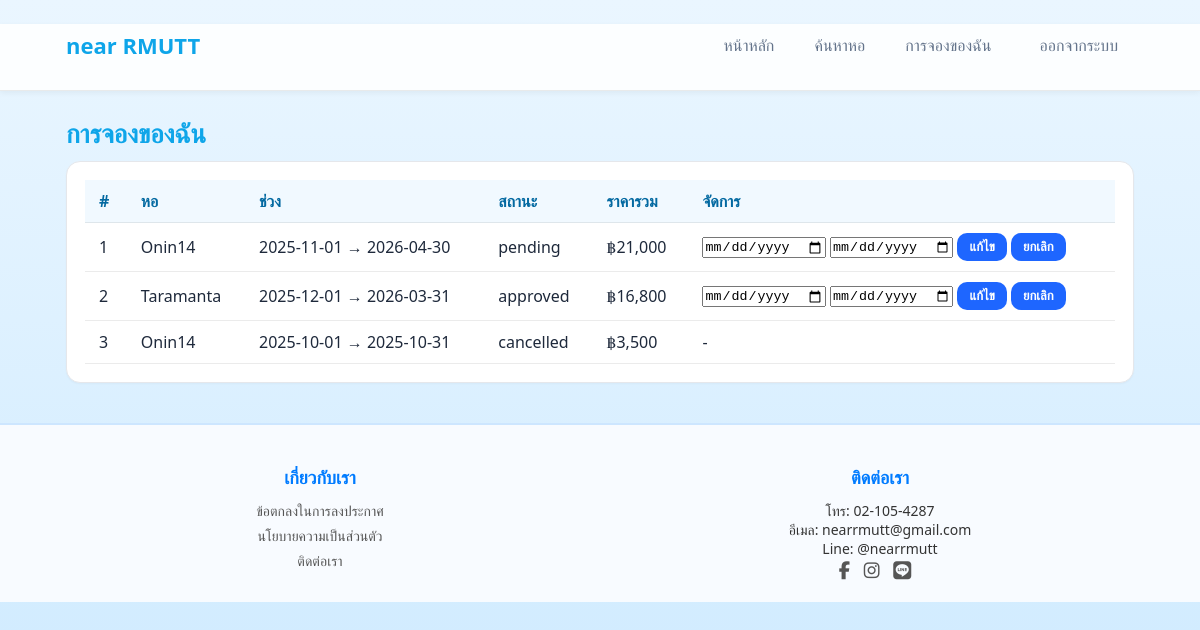
The app's page /bookings.php (signed in) with its own data.
### tables this page shows
CREATE TABLE `bookings` (
  `id` int(11) NOT NULL,
  `listing_id` int(11) NOT NULL,
  `tenant_id` int(11) NOT NULL,
  `start_date` date NOT NULL,
  `end_date` date NOT NULL,
  `status` enum('pending','approved','rejected','cancelled') DEFAULT 'pending',
  `total_price` decimal(10,2) DEFAULT 0.00,
  `created_at` timestamp NOT NULL DEFAULT current_timestamp()
);

CREATE TABLE `listings` (
  `id` int(11) NOT NULL,
  `owner_id` int(11) NOT NULL,
  `title` varchar(150) NOT NULL,
  `area` varchar(100) DEFAULT NULL,
  `type` varchar(50) DEFAULT NULL,
  `price` decimal(10,2) NOT NULL,
  `description` text DEFAULT NULL,
  `status` enum('active','inactive') DEFAULT 'active',
  `created_at` timestamp NOT NULL DEFAULT current_timestamp(),
  `deposit` decimal(10,2) DEFAULT NULL,
  `electricity_rate` varchar(60) DEFAULT NULL,
  `water_rate` varchar(60) DEFAULT NULL,
  `other_fee` decimal(10,2) DEFAULT NULL,
  `internet` varchar(100) DEFAULT NULL,
  `details_long` mediumtext DEFAULT NULL,
  `contact_phone` varchar(32) DEFAULT NULL,
  `contact_line` varchar(64) DEFAULT NULL,
  `contact_facebook` varchar(255) DEFAULT NULL,
  `contact_email` varchar(255) DEFAULT NULL,
  `map_url` varchar(255) DEFAULT NULL
);

### bookings.php (the view, shortened to what this page needs)
<?php
$title='การจองของฉัน'; include __DIR__.'/header.php'; include __DIR__.'/conn.php';
$uid=(int)$_SESSION['user_id'];
$q=$mysqli->prepare("
  SELECT B.id,B.start_date,B.end_date,B.status,B.total_price,L.title
  FROM bookings B JOIN listings L ON L.id=B.listing_id
  WHERE B.tenant_id=? ORDER BY B.created_at DESC
");
$q->bind_param('i',$uid); $q->execute();
$rows=$q->get_result()->fetch_all(MYSQLI_ASSOC);
?>
<main class="container">
  <h1 class="title">การจองของฉัน</h1>
  <div class="card overflow">
    <table class="table">
      <thead><tr><th>#</th><th>หอ</th><th>ช่วง</th><th>สถานะ</th><th class="right">ราคารวม</th><th>จัดการ</th></tr></thead>
      <tbody>
        <?php foreach($rows as $i=>$r): ?>
          <tr>
            <td><?= $i+1 ?></td>
            <td><?= htmlspecialchars($r['title']) ?></td>
            <td><?= htmlspecialchars($r['start_date']) ?> → <?= htmlspecialchars($r['end_date']) ?></td>
            <td><?= htmlspecialchars($r['status']) ?></td>
            <td class="right">฿<?= number_format($r['total_price'],0) ?></td>
            <td>
              <?php if(in_array($r['status'],['pending','approved'])): ?>
                <form method="post" style="display:inline-block">
                  <input type="date" name="start_date" required>
                  <input type="date" name="end_date" required>
                  <button class="btn small" name="action" value="update">แก้ไข</button>
                </form>
                <form method="post" style="display:inline-block">
                  <button class="btn small" name="action" value="cancel">ยกเลิก</button>
                </form>
              <?php else: ?>
                -
              <?php endif; ?>
            </td>
          </tr>
        <?php endforeach; ?>
      </tbody>
    </table>
  </div>
</main>
<?php include __DIR__.'/footer.php'; ?>

### style.css (style rules this page uses)
:root { --bg: #eaf4ff; --card: #ffffff; --text: #1e293b; --muted: #64748b; --primary: #38bdf8; --primary-2: #0ea5e9; --border: rgba(0,0,0,.08); --radius: 14px; --shadow: 0 4px 15px rgba(56,189,248,.2); }
* { box-sizing:border-box; margin:0; padding:0; }
body { font-family: 'Segoe UI', Poppins, sans-serif; background: linear-gradient(180deg, #eaf6ff 0%, #cbe9ff 100%); color: var(--text); min-height: 100vh; }
.container { max-width:1000px; margin-inline:auto; padding:24px; }
.card { background:var(--card); border:1px solid var(--border); border-radius:var(--radius); padding:18px; box-shadow:var(--shadow); }
.btn { background:linear-gradient(180deg,var(--primary),var(--primary-2)); color:#fff; border:0; border-radius:12px; padding:10px 18px; font-weight:600; cursor:pointer; transition:.25s; text-decoration:none; display:inline-flex; align-items:center; justify-content:center; }
.table { width:100%; border-collapse:collapse; }
.table th,.table td { padding:10px 14px; border-bottom:1px solid var(--border); text-align:left; }
.table thead th { background:#f1f9ff; font-weight:600; color:#0369a1; }
.title { font-size:26px; color:var(--primary-2); margin-bottom:10px; }
.btn { background: linear-gradient(135deg, #00aaff, #0088ff); color: white; border: none; border-radius: 8px; padding: 6px 14px; font-size: 14px; cursor: pointer; transition: background 0.3s, transform 0.2s; display: inline-block; font-weight: 600; }
.btn.small { padding: 4px 10px; font-size: 13px; }
.btn.small { padding:6px 12px; font-size:13px; font-weight:700; }
.container { max-width:1100px; margin:24px auto; padding:0 16px; }
.card { background:#fff; border:1px solid #e5e7eb; border-radius:14px; box-shadow:0 1px 2px rgba(0,0,0,.03); }
.btn { display:inline-block; padding:10px 14px; border-radius:10px; background:#1e66ff; color:#fff; text-decoration:none; font-weight:600; }

### records on screen
bookings: listing.title "Onin14", start_date "2025-11-01", end_date "2026-04-30", status "pending", total_price "21,000"
bookings: listing.title "Taramanta", start_date "2025-12-01", end_date "2026-03-31", status "approved", total_price "16,800"
bookings: listing.title "Onin14", start_date "2025-10-01", end_date "2025-10-31", status "cancelled", total_price "3,500"
